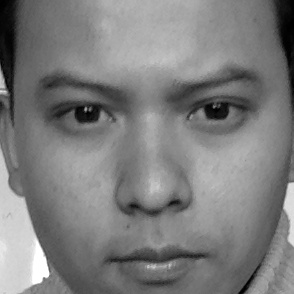
#> input picture ml/dataset/user.1.1.jpg, 294 x 294 px
$ python -i cascade.py   (imports and definitions only)   (older library calls are emulated)
#> lines starting #> are read from the running program, lines starting #| are printed output that depends on the picture
import numpy as np
import cv2
import os
from PIL import Image
from settings import BASE_DIR


'''
    Take image as an input
    Detect face
    Crops the face part
    returns cropped face image
'''
def facecrop(image):
#> called with image = '../ml/dataset/user.1.1.jpg'
    facedata = BASE_DIR+'/ml/haarcascade_frontalface_default.xml'
    cascade = cv2.CascadeClassifier(facedata)

    img = cv2.imread(image)
#> img is the input picture: shape (294, 294, 3); min 0, max 255, mean 125.1
    minisize = (img.shape[1],img.shape[0])
#> minisize = (294, 294)
    miniframe = cv2.resize(img, minisize)

    faces = cascade.detectMultiScale(miniframe)
#> faces = [[25, 14, 246, 246]]

    for f in faces:
        x, y, w, h = [ v for v in f ]
        cv2.rectangle(img, (x,y), (x+w,y+h), (255,255,255))

        sub_face = img[y:y+h, x:x+w]

        #converts img array into grayscale
        gray_image = cv2.cvtColor(sub_face, cv2.COLOR_BGR2GRAY)
        # Converts np array back into image
        img = Image.fromarray(gray_image)
        # re-sizing to common dimension
        img = img.resize((150,150), Image.ANTIALIAS)
#> this loop made 1 pass
#> pass 1, in facecrop, `sub_face = img[y:y+h, x:x+w]`:
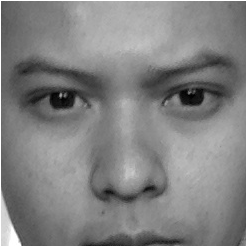
#> sub_face: shape (246, 246, 3); min 0, max 255, mean 129.4
        #img.save('cropped.jpg')
    return img

#facecrop("ashesh.jpeg").show()

>>> result = facecrop('../ml/dataset/user.1.1.jpg')

$ run again, on ml/dataset/user.1.12.jpg
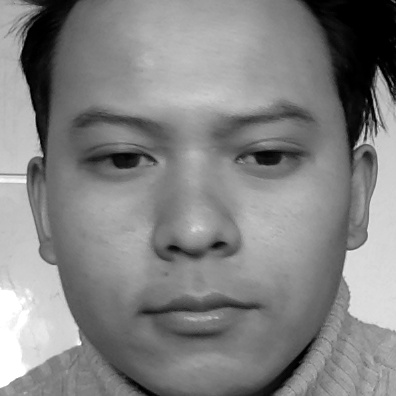
#> input picture ml/dataset/user.1.12.jpg, 396 x 396 px
#> in facecrop, img is the input picture: shape (396, 396, 3); min 0, max 255, mean 131.1
#> faces = [[39, 36, 310, 310]]
#> the loop in facecrop, `for f in faces:` made 1 pass
#> pass 1, in facecrop, `sub_face = img[y:y+h, x:x+w]`:
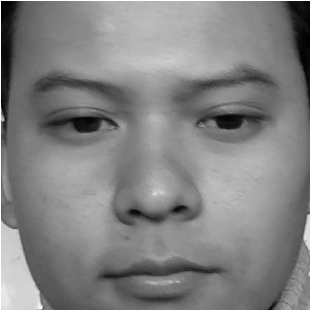
#> sub_face: shape (310, 310, 3); min 0, max 255, mean 129.7

$ run again, on ml/dataset/user.1.13.jpg
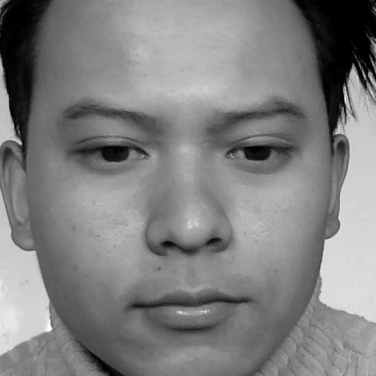
#> input picture ml/dataset/user.1.13.jpg, 376 x 376 px
#> in facecrop, img is the input picture: shape (376, 376, 3); min 0, max 255, mean 128.1
#> faces = [[36, 31, 303, 303]]
#> the loop in facecrop, `for f in faces:` made 1 pass
#> pass 1, in facecrop, `sub_face = img[y:y+h, x:x+w]`:
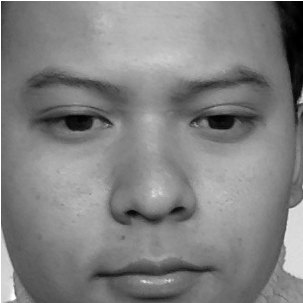
#> sub_face: shape (303, 303, 3); min 0, max 255, mean 129.8
